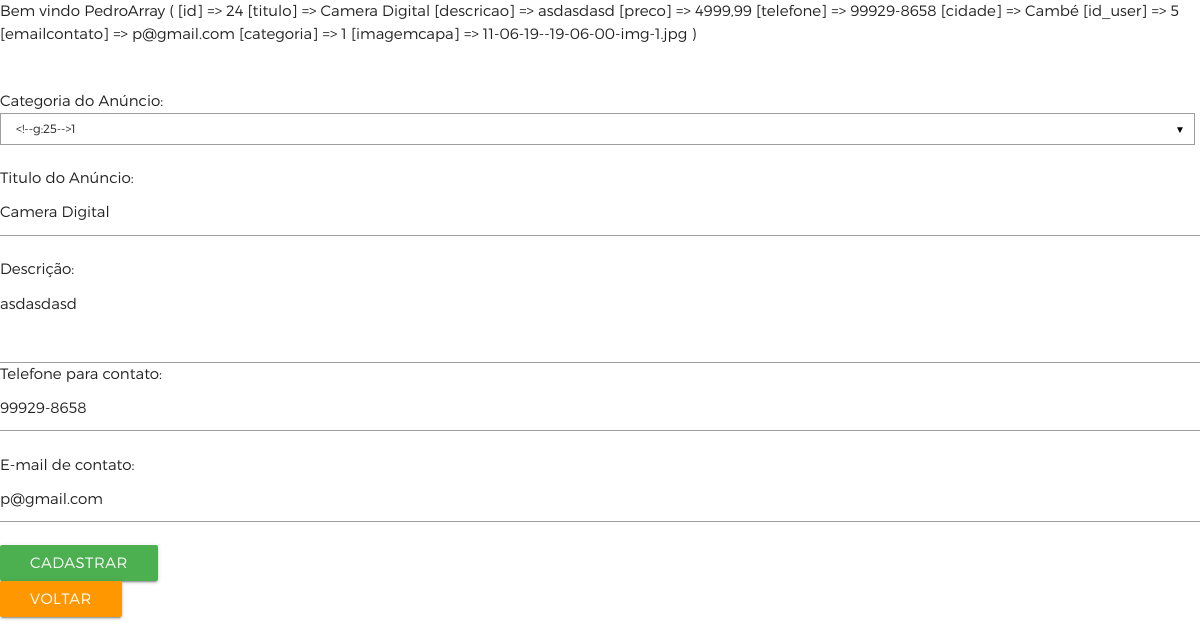
The app's page /edit_post.php?id=24 (signed in) with its own data.
### tables this page shows
CREATE TABLE `anuncios` (
  `id` int(11) NOT NULL,
  `titulo` varchar(255) NOT NULL,
  `descricao` mediumtext NOT NULL,
  `preco` varchar(15) NOT NULL,
  `telefone` varchar(255) NOT NULL,
  `cidade` varchar(255) NOT NULL,
  `id_user` int(11) NOT NULL,
  `emailcontato` varchar(255) NOT NULL,
  `categoria` varchar(255) NOT NULL,
  `imagemcapa` mediumtext NOT NULL
);

### edit_post.php (the view, shortened to what this page needs)
<?php require_once 'assets/php/conn.php'; ?>
<?php
$id = $_REQUEST['id'];
if((!isset ($_SESSION['nome']) == true) and (!isset ($_SESSION['senha']) == true))
{
	unset($_SESSION['email']);
	unset($_SESSION['senha']);
	unset($_SESSION['nome']);
	echo    "<META HTTP-EQUIV=REFRESH CONTENT = '0;URL=http://localhost/php/login.php'>
	<script type='text/javascript'>
	alert('Logue para prosseguir');
	</script>";
} else {
	$logado = $_SESSION['nome'];
}
if((isset($_SESSION['nome']) == true)) {
	echo "Bem vindo ".$logado;
}
$queryAnuncio = "SELECT * FROM anuncios
WHERE '$id' = id";
$result = mysqli_query($conn, $queryAnuncio) or die(mysqli_error($conn));
$rowAnuncio = mysqli_fetch_assoc($result);
print_r($rowAnuncio);
$titulo = $rowAnuncio['titulo'];
$descricao = $rowAnuncio['descricao'];
$telefone = $rowAnuncio['telefone'];
$emailcontato = $rowAnuncio['emailcontato'];
?>
<!DOCTYPE html>
<html lang="en">
<head>
	<?php require_once 'assets/php/styles.php'; ?>
</head>
<body>
	<form method="post" action="assets/php/php-post-update.php">
		<input type="hidden" name="id" placeholder="Qual seu nome?" value="<?php echo $id ?>" required><br/><br/>
		Categoria do Anúncio:<BR />
		<BR />
		Titulo do Anúncio:<br/>
		<input type="text" name="titulo" placeholder="Qual seu nome?" value="<?php echo $titulo?>" required><br/><br/>
		Descrição:<br/>
		<textarea id="descricao" name="descricao" class="materialize-textarea"><?php echo $descricao?></textarea>
		Telefone para contato:<br/>
		<input type="text" name="telefone" value="<?php echo $telefone?>" placeholder="Qual sua cidade?" required><br/><br/>
		E-mail de contato:<br />
		<input type="text" name="emailcontato" placeholder="" value="<?php echo $emailcontato; ?>" required><br/><br/>
		<button class="btn green" type="submit">Cadastrar</button>
		<BR>
		<a href="index.php" class="btn orange">Voltar</a>
	</form>
</body>
</html>

### assets/css/style.css (style rules this page uses)
body { margin: 0; padding: 0; box-sizing: border-box; font-family: 'Montserrat Light'; overflow-x: hidden; background: white; }
input[type=text]::placeholder, input[type=number]::placeholder, input[type=password]::placeholder { color: lightgray; font-size: .8rem; margin: 0px !important; padding-left: 10px }

### records on screen
anuncios: titulo "Camera Digital", descricao "asdasdasd", telefone "99929-8658", emailcontato "p@gmail.com"

### other values on screen
$logado "Pedro"
